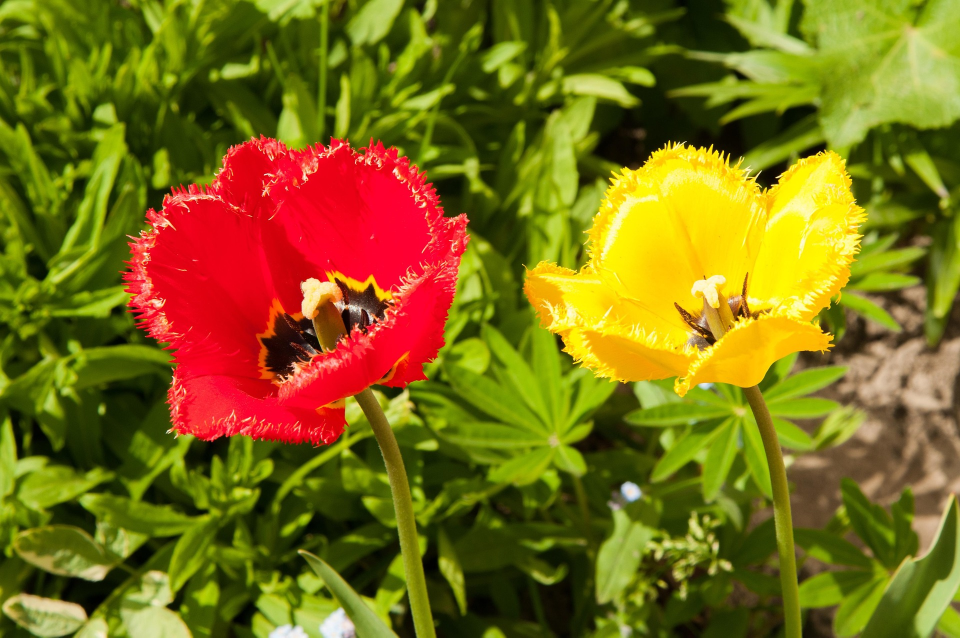
#> input picture task1test-2.jpg, 1920 x 1275 px, given in place of img1.png, which was not available (shown at 1/2 size)
$ jupyter execute task5.ipynb   (shell and % lines are left out)
#> lines starting #> are read from the running program, lines starting #| are printed output that depends on the picture; after the words box and inside, x2 and y2 are one past the last pixel; in counts of white or black regions, pixels touching at a corner belong together; pictures that were not available may be replaced by others from this repository, and a replacement may not be noted
[cell 1]

import cv2
import numpy as np
import matplotlib.pyplot as plt
from google.colab import files

[cell 2]
uploaded = files.upload()
#> the answer given: task1test-2.jpg

[cell 3]
class ImageUtils:

    @staticmethod
    def load_image(path):
        image = cv2.imread(path)

        if image is None:
            raise Exception(f"Image not found: {path}")

        return image


    @staticmethod
    def resize_image(image, width=800):

        h, w = image.shape[:2]

        if w <= width:
            return image

        scale = width / w

        new_size = (
            width,
            int(h * scale)
        )

        return cv2.resize(image, new_size)

[cell 4]
class FeatureExtractor:

    def __init__(self):
        self.sift = cv2.SIFT_create()


    def detect_and_describe(self, image):

        gray = cv2.cvtColor(image, cv2.COLOR_BGR2GRAY)

        keypoints, descriptors = self.sift.detectAndCompute(
            gray,
            None
        )

        return keypoints, descriptors

[cell 5]
class FeatureMatcher:

    def match_features(self, descriptors1, descriptors2):

        index_params = dict(
            algorithm=1,
            trees=5
        )

        search_params = dict(
            checks=50
        )

        flann = cv2.FlannBasedMatcher(
            index_params,
            search_params
        )

        raw_matches = flann.knnMatch(
            descriptors1,
            descriptors2,
            k=2
        )

        good_matches = []

        for m, n in raw_matches:

            if m.distance < 0.75 * n.distance:
                good_matches.append(m)

        return good_matches

[cell 6]
class HomographyEstimator:

    def compute_homography(
        self,
        keypoints1,
        keypoints2,
        matches
    ):

        if len(matches) < 4:
            raise Exception("Not enough matches")

        src_points = np.float32([
            keypoints1[m.queryIdx].pt
            for m in matches
        ]).reshape(-1, 1, 2)

        dst_points = np.float32([
            keypoints2[m.trainIdx].pt
            for m in matches
        ]).reshape(-1, 1, 2)

        H, mask = cv2.findHomography(
            src_points,
            dst_points,
            cv2.RANSAC,
            5.0
        )

        return H, mask

[cell 7]
class Visualizer:

    @staticmethod
    def show_image(title, image, figsize=(15,7)):

        plt.figure(figsize=figsize)

        plt.imshow(
            cv2.cvtColor(image, cv2.COLOR_BGR2RGB)
        )

        plt.title(title)

        plt.axis("off")

        plt.show()


    @staticmethod
    def draw_matches(
        image1,
        keypoints1,
        image2,
        keypoints2,
        matches,
        mask
    ):

        result = cv2.drawMatches(
            image1,
            keypoints1,
            image2,
            keypoints2,
            matches,
            None,
            matchesMask=mask.ravel().tolist(),
            flags=cv2.DrawMatchesFlags_NOT_DRAW_SINGLE_POINTS
        )

        return result

[cell 8]
class PanoramaStitcher:

    def warp_images(self, image1, image2, H):

        h1, w1 = image1.shape[:2]
        h2, w2 = image2.shape[:2]

        corners_img1 = np.float32([
            [0,0],
            [0,h1],
            [w1,h1],
            [w1,0]
        ]).reshape(-1,1,2)

        corners_img2 = np.float32([
            [0,0],
            [0,h2],
            [w2,h2],
            [w2,0]
        ]).reshape(-1,1,2)

        transformed_corners = cv2.perspectiveTransform(
            corners_img1,
            H
        )

        all_corners = np.concatenate(
            (transformed_corners, corners_img2),
            axis=0
        )

        [xmin, ymin] = np.int32(
            all_corners.min(axis=0).ravel() - 0.5
        )

        [xmax, ymax] = np.int32(
            all_corners.max(axis=0).ravel() + 0.5
        )

        translation = [-xmin, -ymin]

        translation_matrix = np.array([
            [1, 0, translation[0]],
            [0, 1, translation[1]],
            [0, 0, 1]
        ])

        panorama = cv2.warpPerspective(
            image1,
            translation_matrix @ H,
            (xmax - xmin, ymax - ymin)
        )

        panorama[
            translation[1]:translation[1] + h2,
            translation[0]:translation[0] + w2
        ] = image2

        return panorama


    def crop_black_borders(self, image):

        gray = cv2.cvtColor(
            image,
            cv2.COLOR_BGR2GRAY
        )

        _, thresh = cv2.threshold(
            gray,
            1,
            255,
            cv2.THRESH_BINARY
        )

        contours, _ = cv2.findContours(
            thresh,
            cv2.RETR_EXTERNAL,
            cv2.CHAIN_APPROX_SIMPLE
        )

        largest_contour = max(
            contours,
            key=cv2.contourArea
        )

        x, y, w, h = cv2.boundingRect(
            largest_contour
        )

        cropped = image[y:y+h, x:x+w]

        return cropped

[cell 9]
image1 = ImageUtils.load_image("img1.png")
#> in load_image, image is the input picture: shape (1275, 1920, 3); mean B, G, R 21.7, 108.2, 125.5
image2 = ImageUtils.load_image("img2.png")
#> call 2 of load_image, with path = 'img2.png'
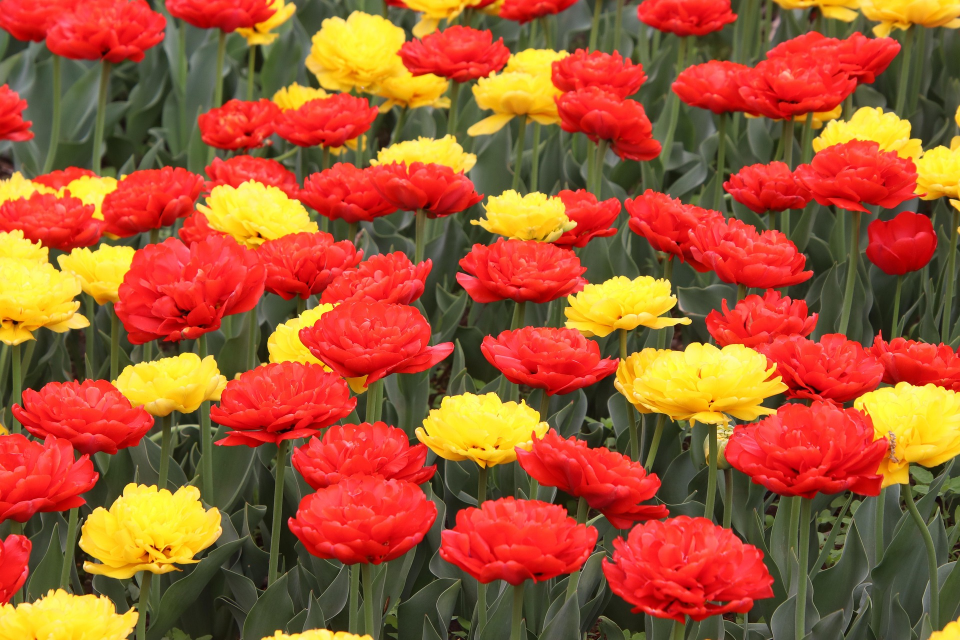
#> input picture task1test.jpg, 1920 x 1280 px, given in place of img2.png, which was not available (shown at 1/2 size)
#> in load_image, image is the input picture: shape (1280, 1920, 3); mean B, G, R 48.2, 87.9, 164.3

image1 = ImageUtils.resize_image(image1)
image2 = ImageUtils.resize_image(image2)

print("Images Loaded")

[cell 10]
extractor = FeatureExtractor()

kp1, des1 = extractor.detect_and_describe(image1)
#> in detect_and_describe, `gray = cv2.cvtColor(image, cv2.COLOR_BGR2GRAY)`:
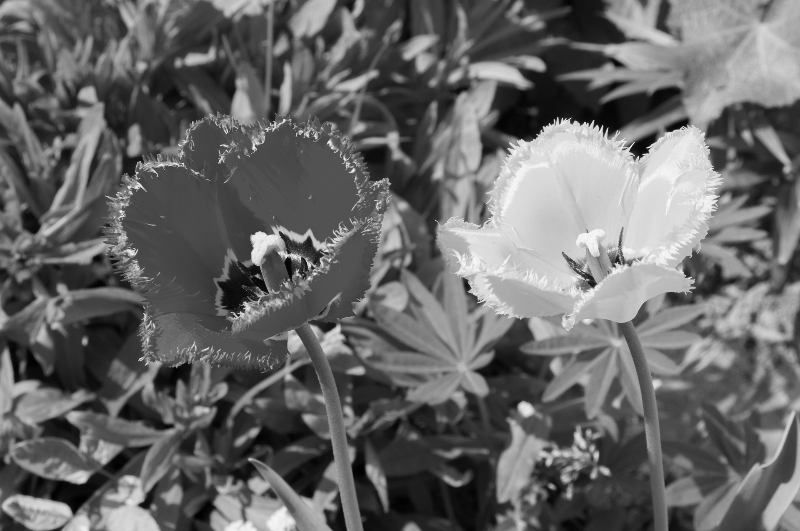
#> gray: shape (531, 800); min 0, max 249, mean 103.4
#> in detect_and_describe, `keypoints, descriptors = self.sift.detectAndCompute( gray, None )`: keypoints = 2385 keypoints; strongest (x, y, size): (640, 148, 12.3), (526, 409, 9.4), (80, 477, 10), (261, 244, 16)
#> kp1 has the same summary as keypoints in detect_and_describe
kp2, des2 = extractor.detect_and_describe(image2)
#> in detect_and_describe (call 2), `gray = cv2.cvtColor(image, cv2.COLOR_BGR2GRAY)`:
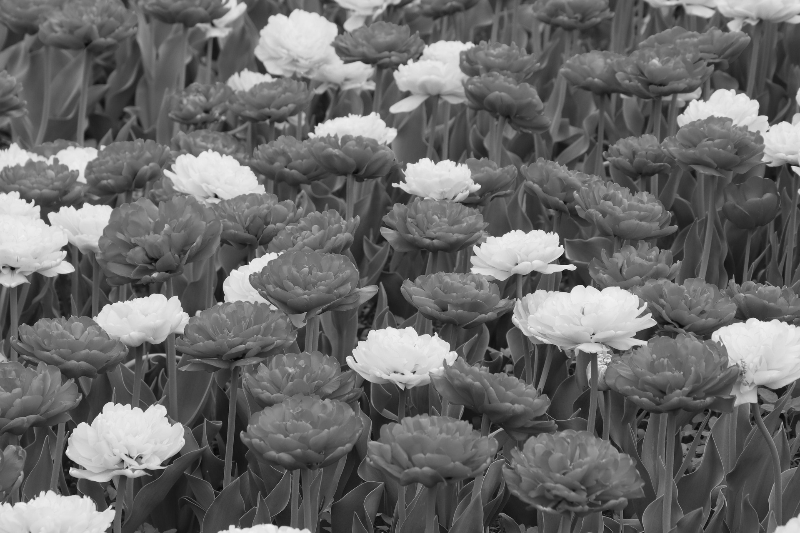
#> gray: shape (533, 800); min 7, max 246, mean 106.1
#> in detect_and_describe (call 2), `keypoints, descriptors = self.sift.detectAndCompute( gray, None )`: keypoints = 3324 keypoints; strongest (x, y, size): (571, 267, 4.9), (216, 196, 2.7), (73, 471, 5.2), (394, 185, 3.2)
#> kp2 has the same summary as keypoints in detect_and_describe

print("Features Extracted")
plt.axis("off")

[cell 11]
matcher = FeatureMatcher()

matches = matcher.match_features(
    des1,
    des2
)
#> in match_features, `raw_matches = flann.knnMatch( descriptors1, descriptors2, k=2 )`: raw_matches = 2385 matches
#> after the loop in match_features, `for m, n in raw_matches:`: good_matches = 29 matches
#> matches = 29 matches

print("Good Matches:", len(matches))
#| Good Matches: 29

[cell 12]
homography = HomographyEstimator()

H, mask = homography.compute_homography(
    kp1,
    kp2,
    matches
)
#> in compute_homography, `src_points = np.float32([ keypoints1[m.queryIdx].pt for m in matches ]..`: src_points = 29 rows, first 8: [22.51, 141.3], [43.17, 149], [89.68, 341.2], [97.1, 492.9], [140.7, 359], [197.2, 451.2], [220.8, 513.5], [271.5, 291.5]
#> in compute_homography, `dst_points = np.float32([ keypoints2[m.trainIdx].pt for m in matches ]..`: dst_points = 29 rows, first 8: [567.5, 187.4], [8.54, 124.9], [104.5, 149.4], [69.47, 142.7], [127.1, 109.1], [343.3, 268], [688.1, 4.3], [389.6, 520.8]
#> in compute_homography, `H, mask = cv2.findHomography( src_points, dst_points, cv2.RANSAC, 5.0 )`: H = [[-4.48, 4.97, 1408], [-1.66, 5.77, -113.5], [-0.00839, 0.0193, 1]]; mask = 29 values, max 1 at index 0, min 0 at index 1, mean 0.172

print("Homography Computed")

[cell 13]
matched_image = Visualizer.draw_matches(
    image1,
    kp1,
    image2,
    kp2,
    matches,
    mask
)
#> in draw_matches, `result = cv2.drawMatches( image1, keypoints1, image2, keypoints2, matc..`:
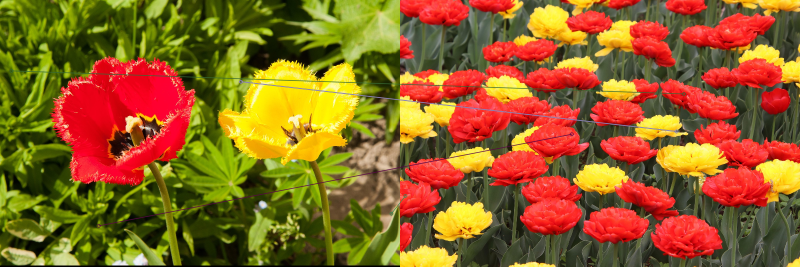
#> result: shape (533, 1600, 3) (shown at 1/2 size); mean B, G, R 35.2, 97.5, 144

Visualizer.show_image(
    "Feature Matching",
    matched_image
)

[cell 14]
stitcher = PanoramaStitcher()

panorama = stitcher.warp_images(
    image1,
    image2,
    H
)
#> in warp_images, `transformed_corners = cv2.perspectiveTransform( corners_img1, H )`: transformed_corners = [[1408, -113.5], [359.5, 261.8], [102.3, 356.7], [381.1, 251.8]]
#> in warp_images, `all_corners = np.concatenate( (transformed_corners, corners_img2), axi..`: all_corners = [[1408, -113.5], [359.5, 261.8], [102.3, 356.7], [381.1, 251.8], [0, 0], [0, 533], [800, 533], [800, 0]]
#> in warp_images, `[xmin, ymin] = np.int32( all_corners.min(axis=0).ravel() - 0.5 )`: xmin = 0; ymin = -113
#> in warp_images, `[xmax, ymax] = np.int32( all_corners.max(axis=0).ravel() + 0.5 )`: xmax = 1408; ymax = 533
#> in warp_images, `translation = [-xmin, -ymin]`: translation = [0, 113]
#> in warp_images, `translation_matrix = np.array([ [1, 0, translation[0]], [0, 1, transla..`: translation_matrix = [[1, 0, 0], [0, 1, 113], [0, 0, 1]]
#> in warp_images, `panorama[ translation[1]:translation[1] + h2, translation[0]:translati..`:
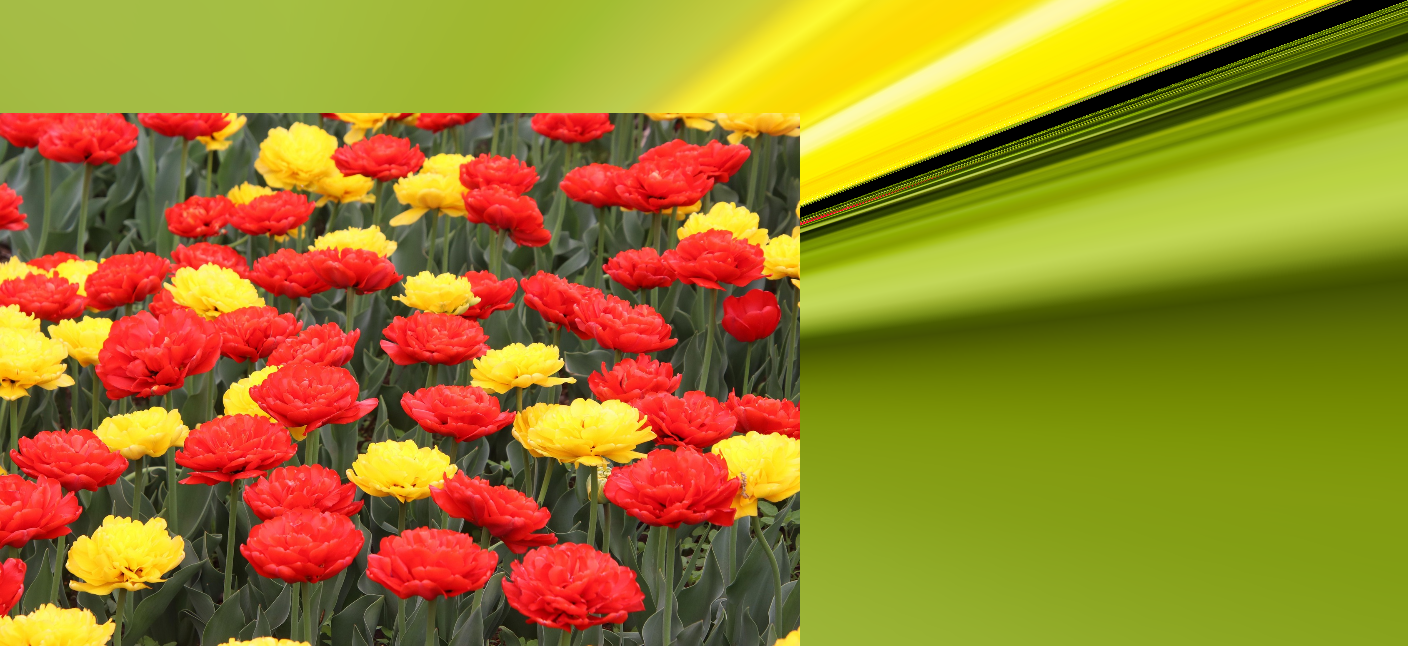
#> panorama: shape (646, 1408, 3); mean B, G, R 38.3, 129.1, 156.3

Visualizer.show_image(
    "Panorama Before Cropping",
    panorama
)

[cell 15]
final_panorama = stitcher.crop_black_borders(
    panorama
)
#> in crop_black_borders, `gray = cv2.cvtColor( image, cv2.COLOR_BGR2GRAY )`:
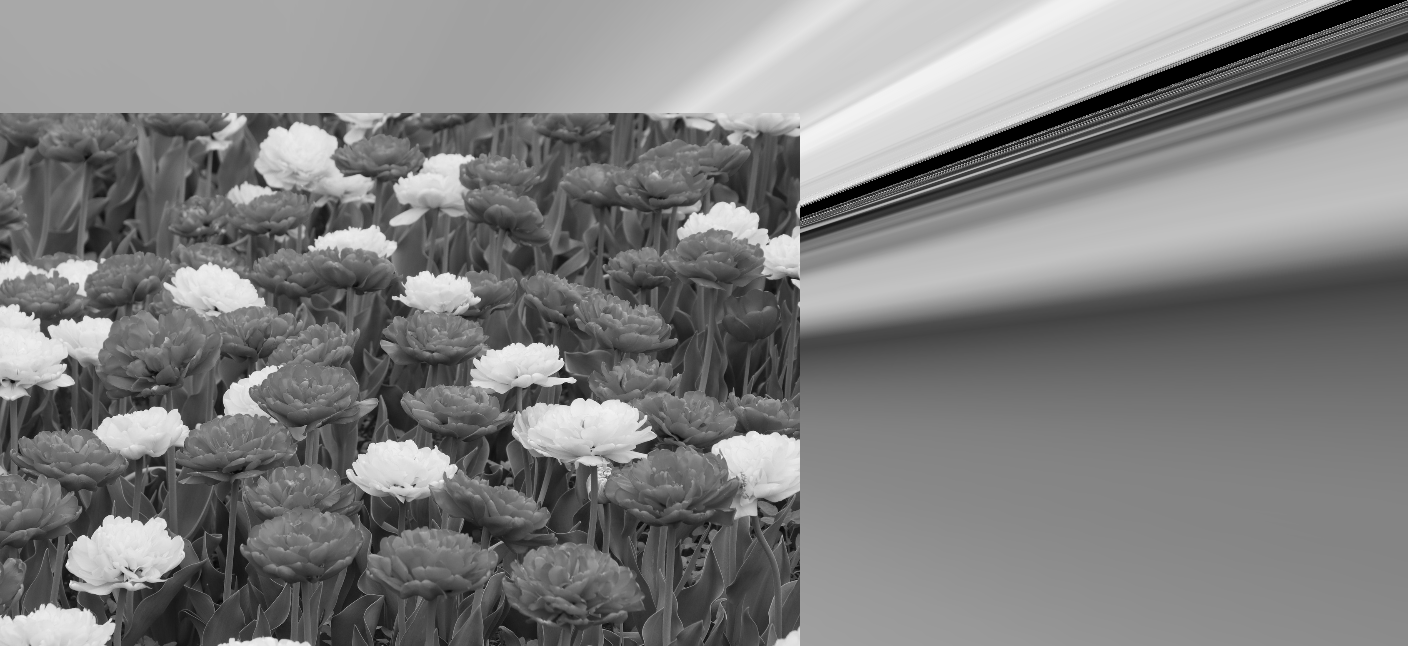
#> gray: shape (646, 1408); min 0, max 246, mean 126.9
#> in crop_black_borders, `_, thresh = cv2.threshold( gray, 1, 255, cv2.THRESH_BINARY )`:
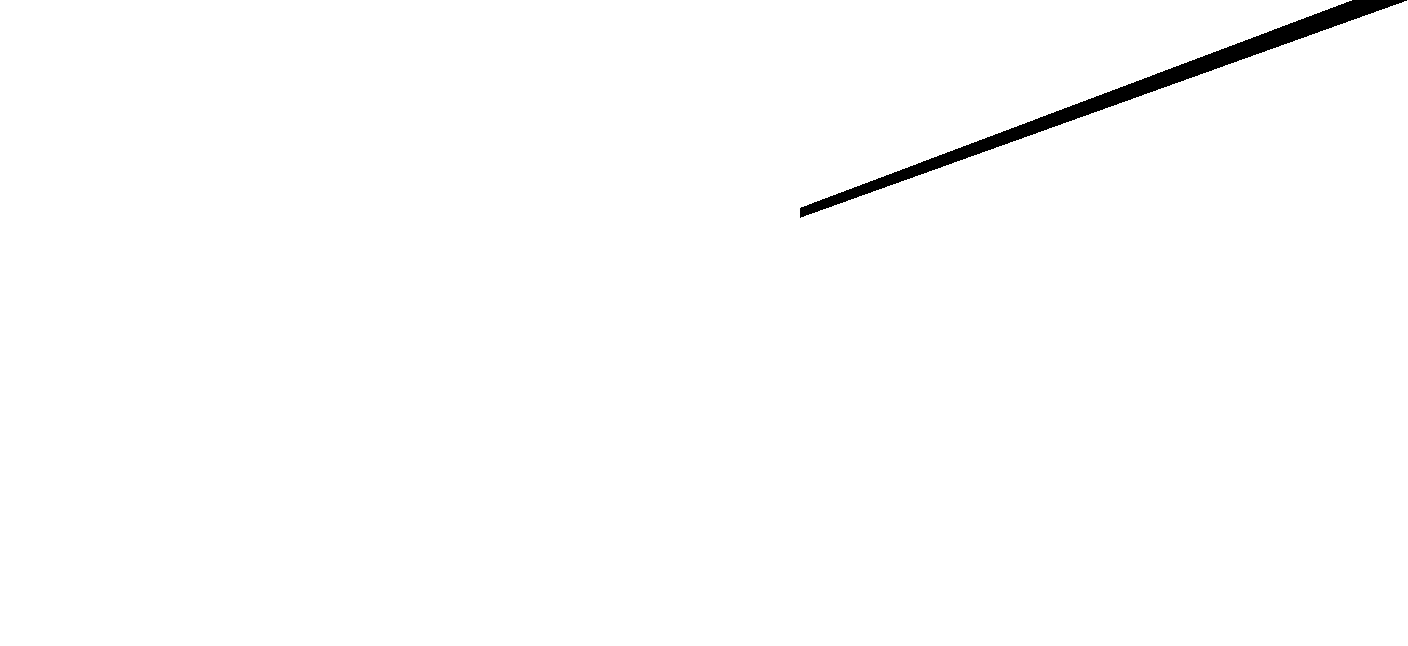
#> thresh: shape (646, 1408); 99% white; 1 black region
#> in crop_black_borders, `contours, _ = cv2.findContours( thresh, cv2.RETR_EXTERNAL, cv2.CHAIN_A..`: contours = 1 contour; box (x1, y1, x2, y2) and area: (0, 0, 1408, 646) 898182
#> in crop_black_borders, `largest_contour = max( contours, key=cv2.contourArea )`: largest_contour = contour of 855 points, box (x1, y1, x2, y2) (0, 0, 1408, 646), area 898182
#> in crop_black_borders, `x, y, w, h = cv2.boundingRect( largest_contour )`: x = 0; w = 1408; h = 646

Visualizer.show_image(
    "Final Panorama",
    final_panorama
)
